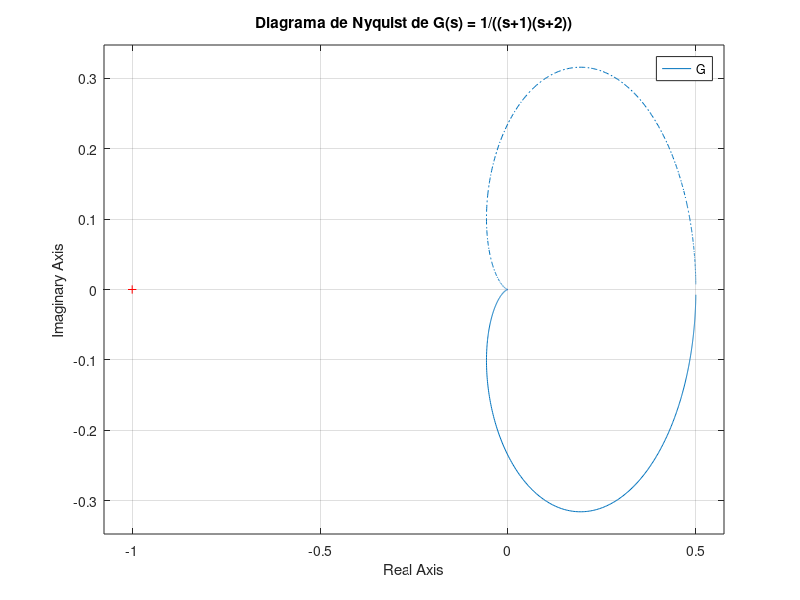

Write MATLAB code to recreate this figure.
% Definir los coeficientes para cada factor lineal
a = 1;  
b = 2;

% Numerador y denominador
num = 1;
den = conv([1 a], [1 b]);  % Esto genera el polinomio (s+1)(s+2)

% Crear la función de transferencia G(s)
G = tf(num, den);

% Mostrar la función de transferencia en la consola
disp('Función de transferencia G(s):');
G

% Graficar el diagrama de Nyquist
figure;
nyquist(G);
grid on;
title('Diagrama de Nyquist de G(s) = 1/((s+1)(s+2))');

